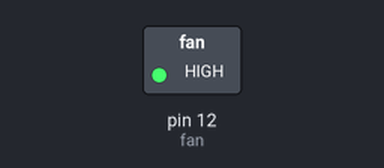
The sketch below on a simulated Arduino Uno, built with avr-gcc and run on an emulated ATmega328P. On the bench: switched loads named in the sketch (green lamp = pin HIGH). Pins used as bus, display or sensor lines are not drawn.

Above: at 0.3 s.
Timing chart, 0 to 1.8 s (numbered marks = the images above):
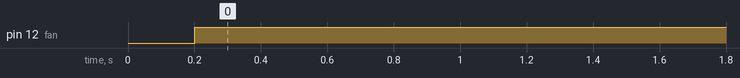

The sketch:

extrusora.ino
```cpp
//Motor nema, controlador del sinfin
#define VELOCIDAD 1000
int steps = 2;
int direccion = 3;
int pasos = 200;

//Coolers
int fan = 12;

void setup() {

  pinMode(steps, OUTPUT);
  pinMode(pasos, OUTPUT);

  pinMode(fan,OUTPUT);

}

void loop() {
 digitalWrite(direccion, HIGH); // se prende el motor nema en una sola direccion de manera ininterrumpida


   for (int i = 0; i<pasos; i++)
   {
     digitalWrite(steps, HIGH);
     digitalWrite(steps, LOW);
     delayMicroseconds(VELOCIDAD);
   }

  //Se prenden los coolers
  digitalWrite(fan,HIGH);
}
```

Measured:
- by itself, pin 12 (fan): LOW → HIGH at 0.20 s
